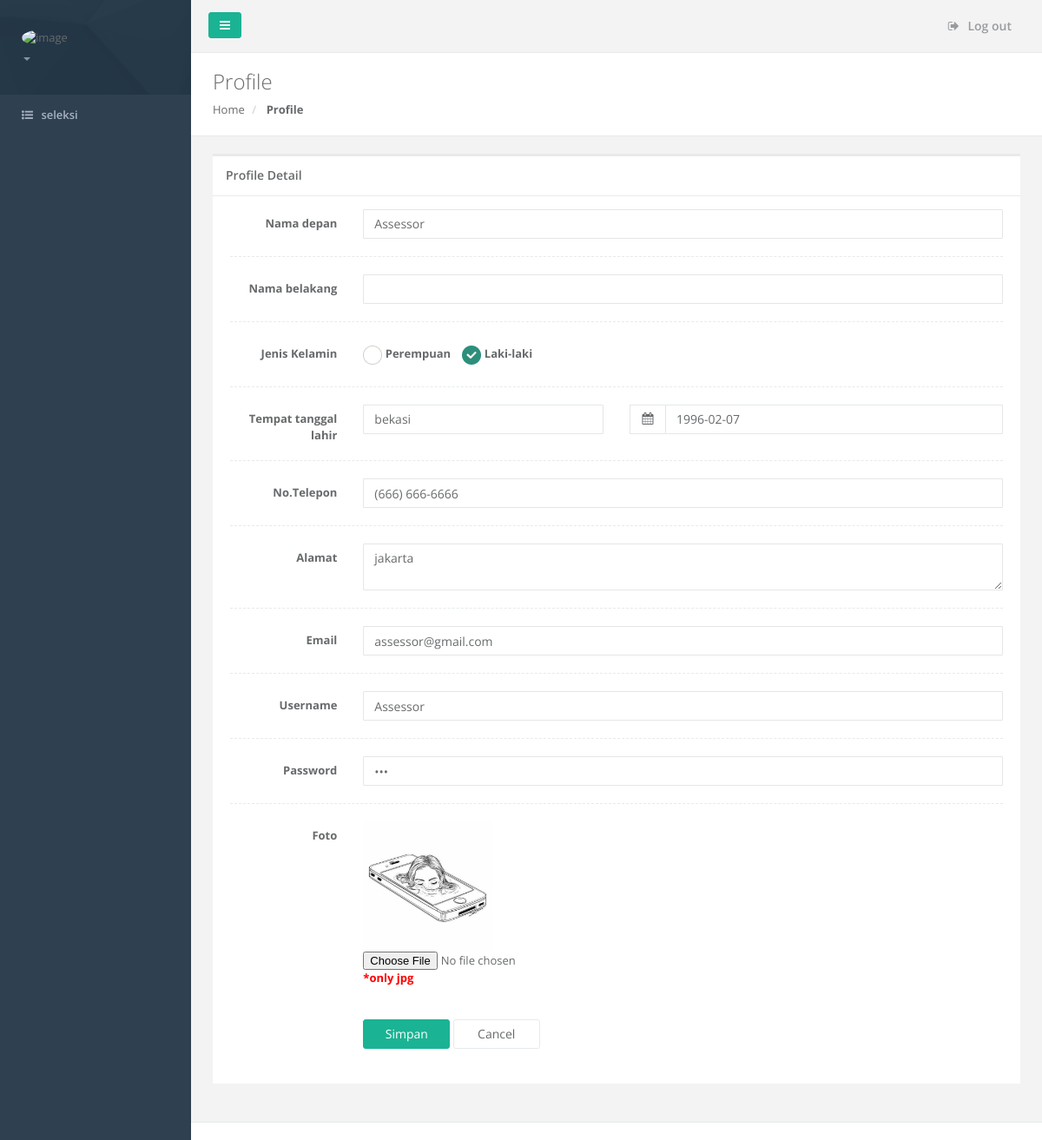
The app's page /Assessor/profile.php?iduser=090 with its own data.
### tables this page shows
CREATE TABLE IF NOT EXISTS `tbl_assessor` (
  `kode_assessor` varchar(50) NOT NULL,
  `nama_depan` varchar(50) NOT NULL,
  `nama_belakang` varchar(50) DEFAULT NULL,
  `jenis_kelamin` varchar(10) NOT NULL,
  `tempat_lahir` varchar(50) DEFAULT NULL,
  `tgl_lahir` date NOT NULL,
  `pekerjaan` varchar(50) DEFAULT NULL,
  `alamat` varchar(255) NOT NULL,
  `kode_provinsi` varchar(50) DEFAULT NULL,
  `kode_kabupaten` varchar(50) DEFAULT NULL,
  `kode_kecamatan` varchar(50) DEFAULT NULL,
  `telp` varchar(50) DEFAULT NULL,
  `email` varchar(50) DEFAULT NULL,
  `foto` varchar(100) DEFAULT NULL,
  `user_id` varchar(50) DEFAULT NULL,
  `status` varchar(50) NOT NULL,
  PRIMARY KEY (`kode_assessor`)
);

CREATE TABLE IF NOT EXISTS `tbl_user` (
  `user_id` varchar(50) NOT NULL,
  `username` varchar(50) NOT NULL,
  `email` varchar(50) NOT NULL,
  `password` varchar(50) NOT NULL,
  `level_user` varchar(50) NOT NULL,
  `kode_admin` varchar(50) NOT NULL,
  `kode_agent` varchar(50) NOT NULL,
  `kode_peserta` varchar(50) NOT NULL,
  `kode_manager` varchar(50) NOT NULL,
  `kode_assessor` varchar(50) NOT NULL,
  PRIMARY KEY (`user_id`)
);

### Assessor/profile.php (the view, shortened to what this page needs)
<?php
    include('../koneksi.php');
    $id = $_GET['iduser'];
    $query = mysqli_query($conn,"SELECT * FROM tbl_assessor AS a inner join tbl_user AS b on a.user_id = b.user_id inner join tbl_provinsi as c on a.kode_provinsi = c.kode_provinsi inner join tbl_kabupaten as d on a.kode_kabupaten = d.kode_kabupaten inner join tbl_kecamatan as e on a.kode_kecamatan = e.kode_kecamatan WHERE a.user_id = '$id'");
    $row = mysqli_fetch_array($query);
?>
<!DOCTYPE html>
<html>
<head>
    <link href="../css/plugins/datapicker/datepicker3.css" rel="stylesheet" />
    <link href="../css/bootstrap.min.css" rel="stylesheet" />
    <link href="../font-awesome/css/font-awesome.css" rel="stylesheet" />
    <link href="../css/plugins/iCheck/custom.css" rel="stylesheet" />
    <link href="../css/animate.css" rel="stylesheet" />
    <link href="../css/style.css" rel="stylesheet" />
    <link href="../css/plugins/jasny/jasny-bootstrap.min.css" rel="stylesheet">
    <link href="../css/plugins/awesome-bootstrap-checkbox/awesome-bootstrap-checkbox.css" rel="stylesheet" />
</head>
<body>
    <?php
        include 'sitemaster.php';
    ?>
        <div class="row wrapper border-bottom white-bg page-heading">
            <div class="col-lg-10">
                <h2>Profile</h2>
                <ol class="breadcrumb">
                    <li>
                        <a href="seleksi.php">Home</a>
                    </li>
                    <li class="active">
                        <strong>Profile</strong>
                    </li>
                </ol>
            </div>
        </div>
        <div class="wrapper wrapper-content animated fadeInRight">
            <div class="row">
                <div class="col-lg-12">
                    <div class="ibox float-e-margins">
                        <div class="ibox-title">
                            <h5>Profile Detail</h5>
                        </div>
                        <div class="ibox-content">
                            <form method="post" class="form-horizontal" enctype="multipart/form-data">
                                <div class="form-group"><label class="col-sm-2 control-label">Nama depan</label>
                                    <div class="col-sm-10"><input type="text" class="form-control" name="nama_depan" value="<?php echo $row['nama_depan'] ?>" /></div>
                                </div>
                                <div class="hr-line-dashed"></div>
                                <div class="form-group"><label class="col-sm-2 control-label">Nama belakang</label>
                                    <div class="col-sm-10"><input type="text" class="form-control" name="nama_belakang" value="<?php echo $row['nama_belakang'] ?>" /></div>
                                </div>
                                <div class="hr-line-dashed"></div>
                                <div class="form-group"><label class="col-sm-2 control-label">Jenis Kelamin</label>
                                    <div class="col-sm-10">
                                        <div class="radio-inline i-checks"><label> <input type="radio" value="perempuan" name="jenis_kelamin" <?php if($row['jenis_kelamin']=='perempuan'){echo "checked";} ?>/> Perempuan </label></div>
                                        <div class="radio-inline i-checks"><label> <input type="radio" value="laki-laki" name="jenis_kelamin" <?php if($row['jenis_kelamin']=='laki-laki'){echo "checked";} ?>/> Laki-laki </label></div>
                                    </div>
                                </div>
                                <div class="hr-line-dashed"></div>
                                <div class="form-group" id="data_1"><label class="col-sm-2 control-label">Tempat tanggal lahir</label>
                                    <div class="col-sm-4"><input type="text" class="form-control" name="tempat_lahir" value="<?php echo $row['tempat_lahir'] ?>" /></div>
                                    <div class="col-sm-6">
                                        <div class="input-group date">
                                            <span class="input-group-addon"><i class="fa fa-calendar"></i></span><input type="text" class="form-control" value="<?php echo $row['tgl_lahir'] ?>" name="tgl_lahir" />
                                        </div>
                                    </div>
                                </div>
                                <div class="hr-line-dashed"></div>
                                <div class="form-group"><label class="col-sm-2 control-label">No.Telepon</label>
                                    <div class="col-sm-10"><input type="text" name="telp" class="form-control" data-mask="(999) 999-9999" value="<?php echo $row['telp'] ?>" /></div>
                                </div>
                                <div class="hr-line-dashed"></div>
                                <div class="form-group"><label class="col-sm-2 control-label">Alamat</label>
                                    <div class="col-sm-10">
                                        <textarea name="alamat" class="form-control"><?php echo $row['alamat'] ?></textarea>
                                    </div>
                                </div>
                                <div class="hr-line-dashed"></div>
                                <div class="form-group"><label class="col-sm-2 control-label">Email</label>
                                    <div class="col-sm-10"><input type="email" name="email" class="form-control" value="<?php echo $row['email'] ?>" /></div>
                                </div>
                                <div class="hr-line-dashed"></div>
                                <div class="form-group"><label class="col-sm-2 control-label">Username</label>
                                    <div class="col-sm-10"><input type="text" name="username" class="form-control" value="<?php echo $row['username'] ?>" /></div>
                                </div>
                                <div class="hr-line-dashed"></div>
                                <div class="form-group"><label class="col-sm-2 control-label">Password</label>
                                    <div class="col-sm-10"><input type="password" name="pass" class="form-control" value="<?php echo $row['password'] ?>" /></div>
                                </div>
                                <div class="hr-line-dashed"></div>
                                <div class="form-group"><label class="col-sm-2 control-label">Foto</label>
                                    <div class="col-sm-10">
                                        <?php echo "<img width='150px' src='images/".$row['foto']."'>"?>
                                        <input type="file" name="image">
                                        <label style="color:red">*only jpg</label>
                                    </div>
                                </div>
                                <br />
                                <div class="form-group">
                                    <div class="col-sm-2"></div>
                                    <div class="col-sm-10">
                                        <button type="submit" class="btn btn-primary" name="simpan" style="width:100px;">Simpan</button>
                                        <a href="seleksi.php" class="btn btn-white" style="width:100px;">Cancel</a>
                                    </div>
                                </div>
                            </form>
                        </div>
                    </div>
                </div>
            </div>
        </div>
        <div class="footer">
        </div>
        </div>
        </div>
</body>
</html>

### Assessor/sitemaster.php (shortened to what this page needs)
<?php
    include('../koneksi.php');
    $user_id = $_SESSION['user_id'];
    $sql_ = mysqli_query($conn, "SELECT * FROM tbl_assessor AS a inner join tbl_user AS b on a.user_id = b.user_id WHERE a.user_id = '$user_id' ");
    $result_ = mysqli_fetch_array($sql_);
?>
<div id="wrapper">
    <nav class="navbar-default navbar-static-side" role="navigation">
        <div class="sidebar-collapse">
            <ul class="nav metismenu" id="side-menu">
                <li class="nav-header">
                    <div class="dropdown profile-element">
                        <span>
                             <?php echo "<img alt='image' class='img-circle' width='52px' height='52px' src='images/".$result_['foto']."'>"?>
                        </span>
                        <a data-toggle="dropdown" class="dropdown-toggle" href="#">
                            <span class="clear">  <span class="text-muted text-xs block"><?php echo $result_['level_user'] ?><b class="caret"></b></span> </span> </a>
                    </div>
                </li>
                <li>
                    <a href="seleksi.php"><i class="fa fa-list-ul"></i> <span class="nav-label">seleksi</span></a>
                </li>
            </ul>
        </div>
    </nav>
    <div id="page-wrapper" class="gray-bg">
        <div class="row border-bottom">
            <nav class="navbar navbar-static-top" role="navigation" style="margin-bottom: 0">
                <div class="navbar-header">
                    <a class="navbar-minimalize minimalize-styl-2 btn btn-primary" href="#"><i class="fa fa-bars"></i> </a>
                </div>
                <ul class="nav navbar-top-links navbar-right">
                    <li>
                        <a href="../logout.php">
                            <i class="fa fa-sign-out"></i> Log out
                        </a>
                    </li>
                </ul>
            </nav>
        </div>

### records on screen
tbl_assessor: nama_depan "Assessor", tempat_lahir "bekasi", tgl_lahir "1996-02-07", telp "(666) 666-6666", alamat "jakarta", email "assessor@gmail.com", username "Assessor", foto (picture)
